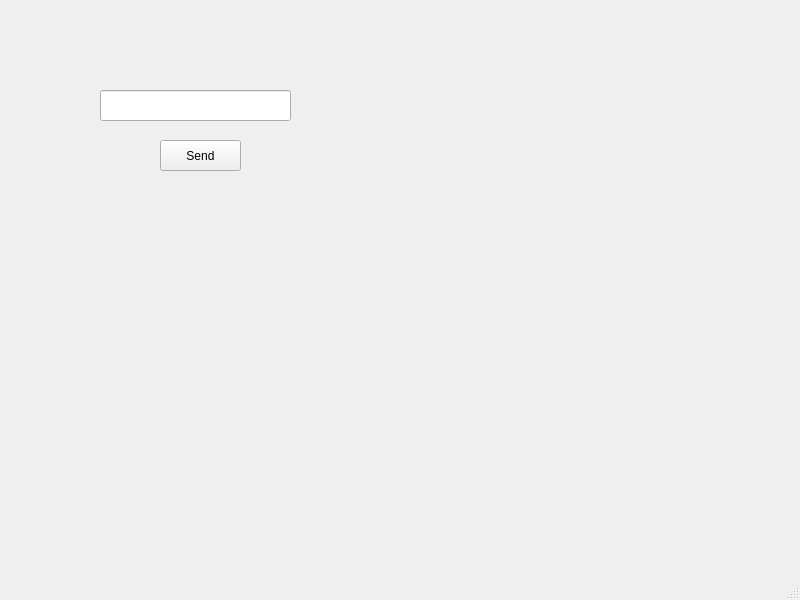
<?xml version="1.0" encoding="UTF-8"?>
<ui version="4.0">
 <class>client</class>
 <widget class="QMainWindow" name="client">
  <property name="geometry">
   <rect>
    <x>0</x>
    <y>0</y>
    <width>800</width>
    <height>600</height>
   </rect>
  </property>
  <property name="windowTitle">
   <string>client</string>
  </property>
  <widget class="QWidget" name="centralwidget">
   <widget class="QPushButton" name="sendButton">
    <property name="geometry">
     <rect>
      <x>160</x>
      <y>140</y>
      <width>81</width>
      <height>31</height>
     </rect>
    </property>
    <property name="text">
     <string>Send</string>
    </property>
   </widget>
   <widget class="QLineEdit" name="messagelineEdit">
    <property name="geometry">
     <rect>
      <x>100</x>
      <y>90</y>
      <width>191</width>
      <height>31</height>
     </rect>
    </property>
   </widget>
  </widget>
  <widget class="QMenuBar" name="menubar">
   <property name="geometry">
    <rect>
     <x>0</x>
     <y>0</y>
     <width>800</width>
     <height>18</height>
    </rect>
   </property>
  </widget>
  <widget class="QStatusBar" name="statusbar"/>
 </widget>
 <resources/>
 <connections/>
</ui>
